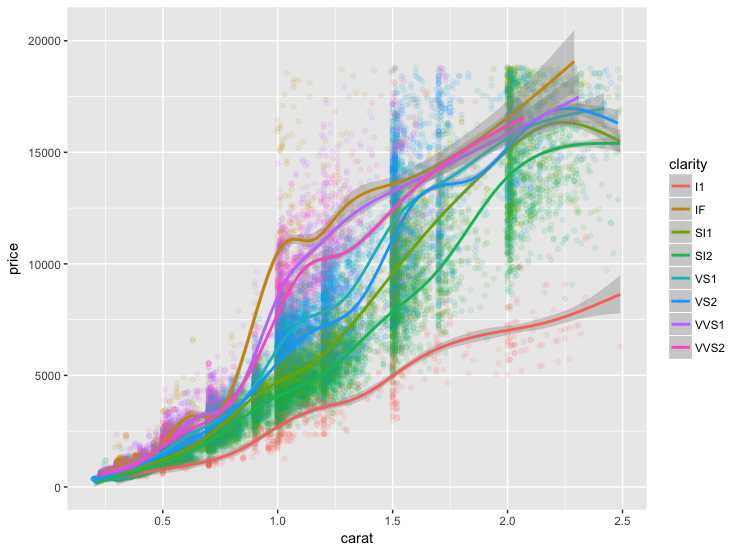

Here is the R script that generated this plot:
mydata <- read.csv(file.choose())

install.packages('ggplot2')

ggplot(data=mydata[mydata$carat<2.5,], aes(x=carat, y=price, colour=clarity)) +
  geom_point(alpha=0.1) + geom_smooth()
